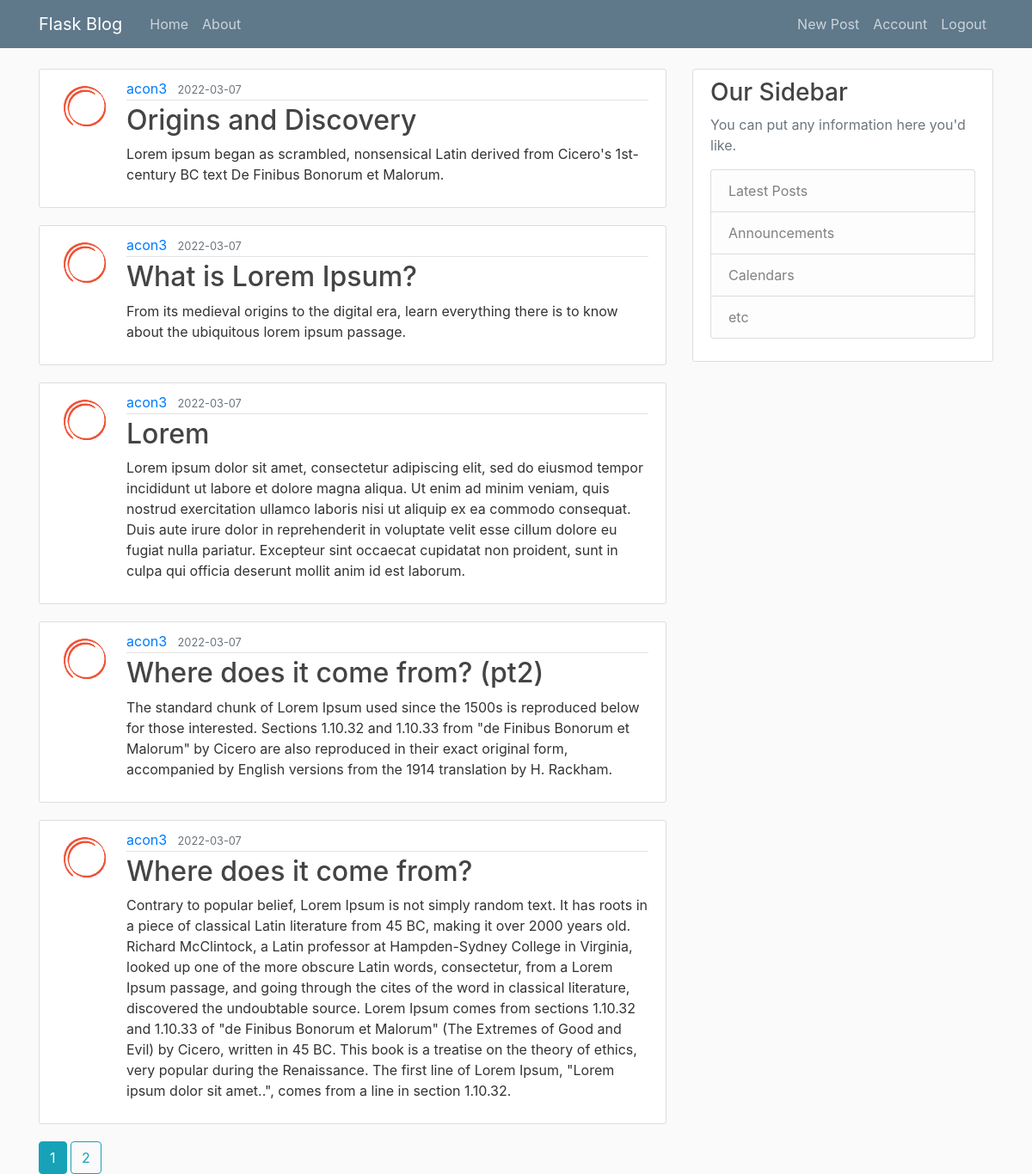
Screenshot of /home (signed in) with the database file from the repository.
### flaskblog/models.py (models this page shows, shortened)
class Post(db.Model):
    id = db.Column(db.Integer, primary_key=True)
    title = db.Column(db.String(100), nullable=False)
    date_posted = db.Column(db.DateTime, nullable=False, default=datetime.utcnow)
    content = db.Column(db.Text, nullable=False)
    user_id = db.Column(db.Integer, db.ForeignKey('user.id'), nullable=False)

class User(db.Model, UserMixin):
    id = db.Column(db.Integer, primary_key=True)
    username = db.Column(db.String(20), unique=True, nullable=False)
    email = db.Column(db.String(120), unique=True, nullable=False)
    image_file = db.Column(db.String(20), nullable=False, default='default.jpg')
    password = db.Column(db.String(60), nullable=False)
    posts = db.relationship('Post', backref='author', lazy=True)

### flaskblog/main/routes.py (the view)
@main.route("/")
@main.route("/home")
def home():
    page = request.args.get('page', 1, type=int)
    posts = Post.query.order_by(Post.date_posted.desc()).paginate(per_page=5, page=page)
    return render_template('home.html', posts=posts)

### flaskblog/models.py (called while the page is built)
@login_manager.user_loader
def load_user(user_id):
    return User.query.get(int(user_id))

### flaskblog/templates/home.html
{% extends "layout.html" %}
{% block content %}
    {% for post in posts.items %}
        <article class="media content-section">
            <img class="rounded-circle article-img" src="{{ url_for('static', filename='profile_pics/' + post.author.image_file) }}">
            <div class="media-body">
            <div class="article-metadata">
                <a class="mr-2" href="{{url_for('users.user_posts', username=post.author.username)}}">{{ post.author.username }}</a>
                <small class="text-muted">{{ post.date_posted.strftime('%Y-%m-%d') }}</small>
            </div>
            <h2><a class="article-title" href="{{ url_for('posts.post', post_id=post.id) }}">{{ post.title }}</a></h2>
            <p class="article-content">{{ post.content }}</p>
            </div>
        </article>
    {% endfor %}
    {% for page_num in posts.iter_pages(left_edge=1, right_edge=1, left_current=1, right_current=2) %}
        {% if page_num %}
            {% if posts.page == page_num %}
                <a class="btn btn-info mb4" href="{{ url_for('main.home',page=page_num) }}">{{ page_num }}</a>
            {% else %}
                <a class="btn btn-outline-info mb4" href="{{ url_for('main.home',page=page_num) }}">{{ page_num }}</a>
            {% endif %}
        {% else %}
            ...
        {% endif %}
    {% endfor %}
{% endblock content %}

### flaskblog/static/main.css (style rules this page uses)
body { background: #fafafa; color: #333333; margin-top: 5rem; }
h1, h2, h3, h4, h5, h6 { color: #444444; }
.content-section { background: #ffffff; padding: 10px 20px; border: 1px solid #dddddd; border-radius: 3px; margin-bottom: 20px; }
.article-title { color: #444444; }
.article-content { white-space: pre-line; }
.article-img { height: 65px; width: 65px; margin-right: 16px; }
.article-metadata { padding-bottom: 1px; margin-bottom: 4px; border-bottom: 1px solid #e3e3e3 }

### rows the page displays
Post: image_file (picture), author.username "acon3", date_posted "2022-03-07", title "Origins and Discovery", content "Lorem ipsum began as scrambled, nonsensical Latin derived from Cicero's 1st-century BC text De Finibus Bonorum et Malorum."
Post: image_file (picture), author.username "acon3", date_posted "2022-03-07", title "What is Lorem Ipsum?", content "From its medieval origins to the digital era, learn everything there is to know about the ubiquitous lorem ipsum passage."
Post: image_file (picture), author.username "acon3", date_posted "2022-03-07", title "Lorem", content "Lorem ipsum dolor sit amet, consectetur adipiscing elit, sed do eiusmod tempor incididunt ut labore et dolore magna aliqua. Ut enim ad minim veniam, quis nostrud exercitation ullamco laboris nisi ut aliquip ex ea commodo consequat. Duis aute irure dolor in reprehenderit in voluptate velit esse cillum dolore eu fugiat nulla pariatur. Excepteur sint occaecat cupidatat non proident, sunt in culpa qui officia deserunt mollit anim id est laborum."
Post: image_file (picture), author.username "acon3", date_posted "2022-03-07", title "Where does it come from? (pt2)", content "The standard chunk of Lorem Ipsum used since the 1500s is reproduced below for those interested. Sections 1.10.32 and 1.10.33 from \"de Finibus Bonorum et Malorum\" by Cicero are also reproduced in their exact original form, accompanied by English versions from the 1914 translation by H. Rackham."
Post: image_file (picture), author.username "acon3", date_posted "2022-03-07", title "Where does it come from?", content "Contrary to popular belief, Lorem Ipsum is not simply random text. It has roots in a piece of classical Latin literature from 45 BC, making it over 2000 years old. Richard McClintock, a Latin professor at Hampden-Sydney College in Virginia, looked up one of the more obscure Latin words, consectetur, from a Lorem Ipsum passage, and going through the cites of the word in classical literature, discovered the undoubtable source. Lorem Ipsum comes from sections 1.10.32 and 1.10.33 of \"de Finibus Bonorum et Malorum\" (The Extremes of Good and Evil) by Cicero, written in 45 BC. This book is a treatise on the theory of ethics, very popular during the Renaissance. The first line of Lorem Ipsum,…"

### other values shown
{{ page_num }} "1"
{{ page_num }} "2"
